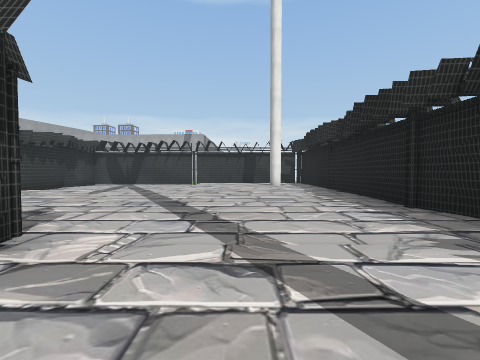
[1] (above)

12 first-person views from a walk through a Unity game level. The camera is 1.4 m above the floor, tilts 2° down and sees 90° across. Doors are open. The floor is counted in squares, 2 m on a side. Each view is taken from the middle of a square. On the plan, view 1 faces up. The plan holds only what a view shows up to about 9 squares ahead; the rest is blank. The place goes on beyond the plan. Some animated figures are left out. Some surface patterns are stand-ins.

[2]
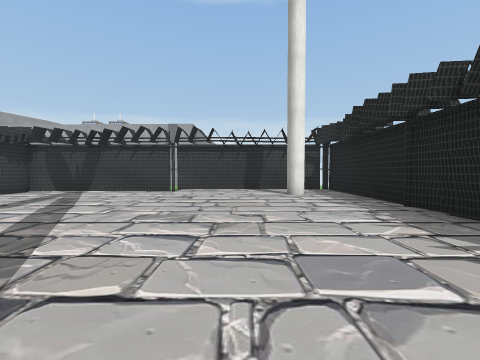

[3]
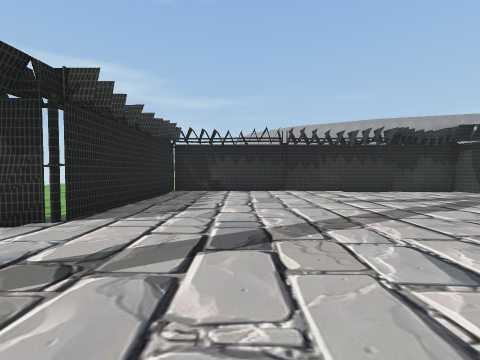

[4]
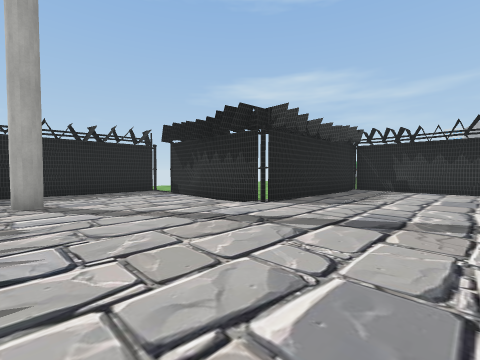

[5]
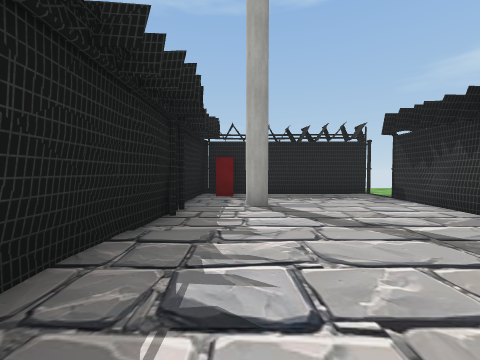

[6]
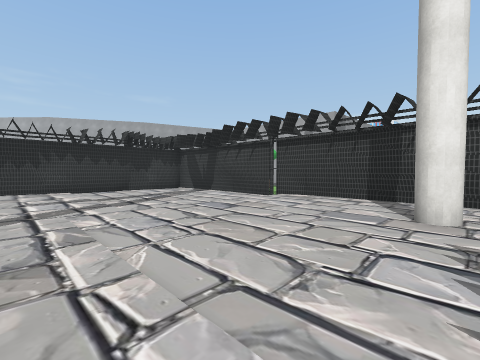

[7]
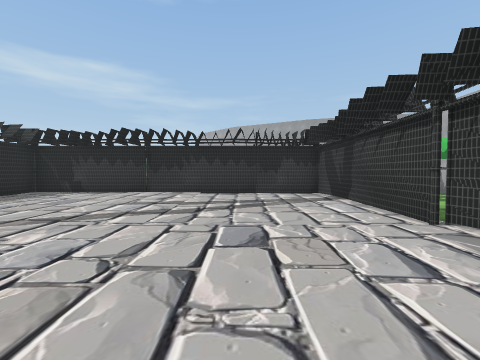

[8]
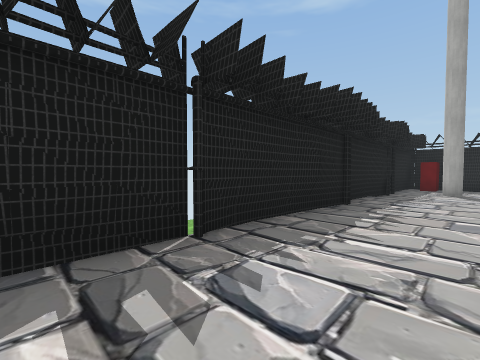

[9]
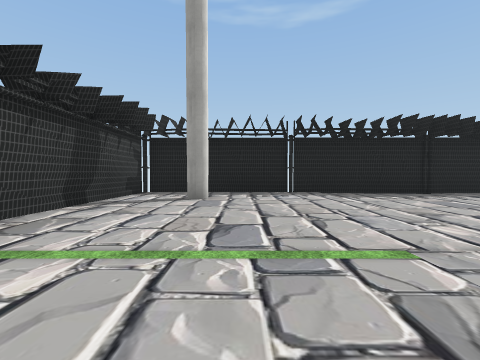

[10]
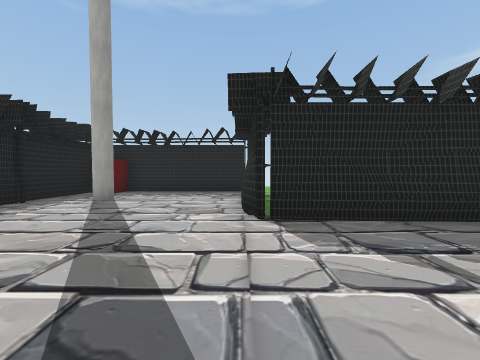

[11]
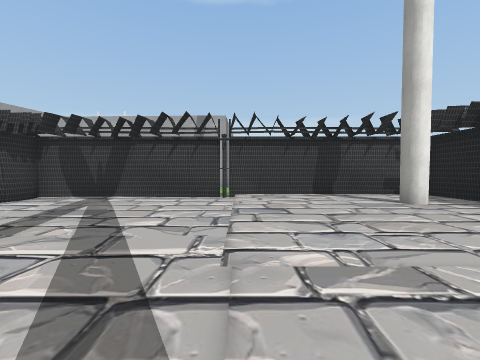

[12]
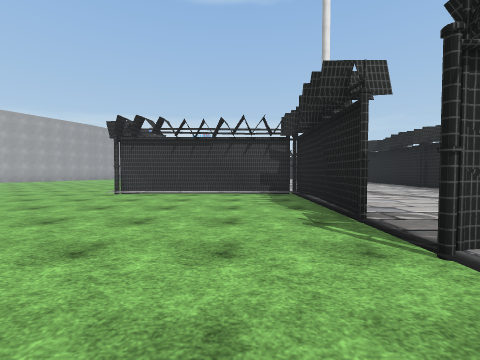

### Floor plan
Key: @ floor where view 1 was taken; # wall or solid block; . main floor; : floor 0.25 m higher than the main floor; / step, stairs or slope; D open door; W windmill; O other object.
Columns run from 12 left of view 1 to 3 right of it. Each row starts with its distance up from view 1.
 14         ..
 13     ############
 12     O...../::::#
 11     O...../:::W#
 10     #...../::::#
  9     #...../::::#
  8     #.....:::::#
  7     #..........#
  6     #..........#
  5     #..........#
  4 ....#..........#
  3 ....#######....#
  2  .........#....#
  1   ........#....#
  0    .......#.@.W#
 -1     ......#....#
 -2      .....D....#
 -3       ....D#####
 -4        ...
 -5         .

Where each view was taken, in squares from view 1:
view 1: 0 up, 0 right, facing up
view 2: 4 up, 0 right, facing up
view 3: 5 up, 1 right, facing left
view 4: 6 up, 2 right, facing down-left
view 5: 5 up, 2 right, facing down
view 6: 7 up, 2 right, facing up-left
view 7: 10 up, 1 right, facing left
view 8: 10 up, 1 right, facing down-right
view 9: 10 up, 4 left, facing right
view 10: 6 up, 2 left, facing down
view 11: 6 up, 2 left, facing up
view 12: 5 down, 4 left, facing up
